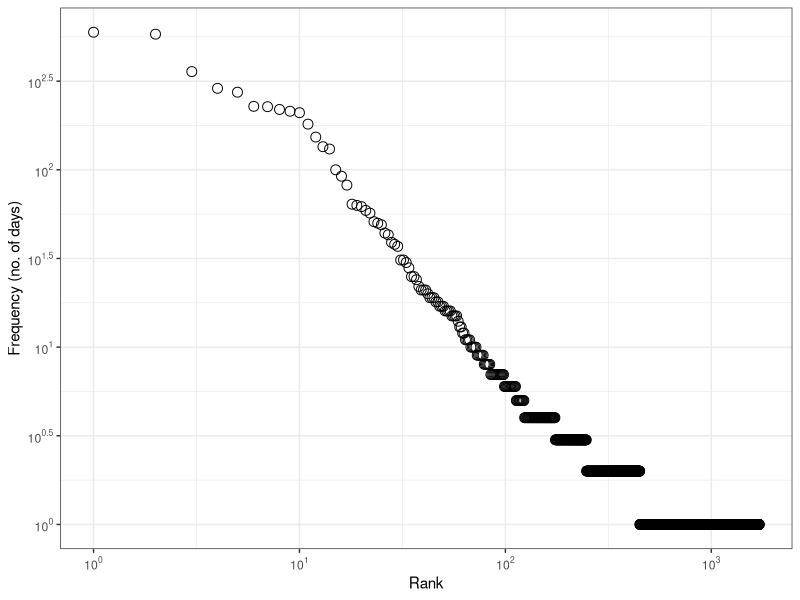

R code for this plot:
library(ggplot2)

setwd("C:\\Users\\lesandrop\\Desktop")
df_activity <- read.table("activity.data", header = TRUE, sep=",")

df_activity

pl <- ggplot(df_activity,aes(x = Rank, y=Frequency)) +
  scale_x_log10(breaks = scales::trans_breaks("log10", function(x) 10^x), labels = scales::trans_format("log10", scales::math_format(10^.x))) +
  scale_y_log10(breaks = scales::trans_breaks("log10", function(x) 10^x), labels = scales::trans_format("log10", scales::math_format(10^.x))) +
  theme_bw(base_size = 11) + geom_point(shape=1,size=3) + ylab("Frequency (no. of days)")

print(pl)